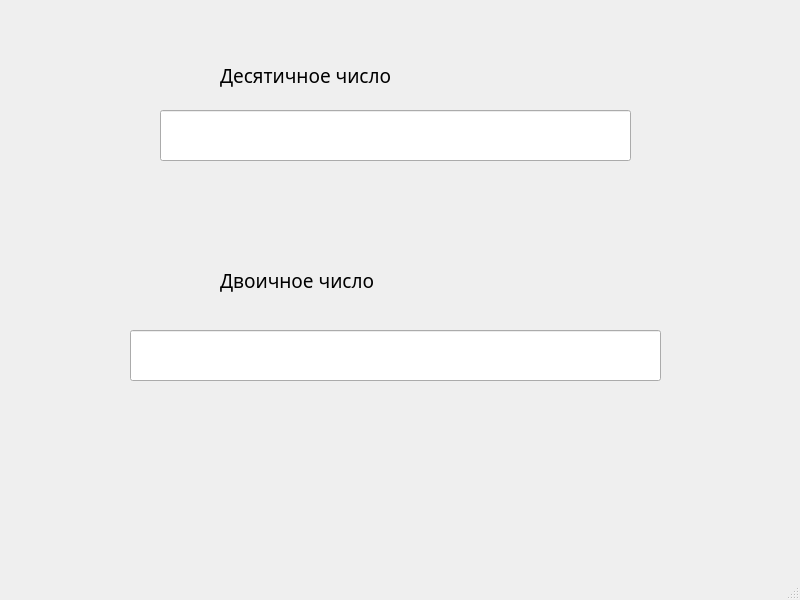
<?xml version="1.0" encoding="UTF-8"?>
<ui version="4.0">
 <class>MainWindow</class>
 <widget class="QMainWindow" name="MainWindow">
  <property name="geometry">
   <rect>
    <x>0</x>
    <y>0</y>
    <width>800</width>
    <height>600</height>
   </rect>
  </property>
  <property name="font">
   <font>
    <family>Titillium Web</family>
    <pointsize>14</pointsize>
   </font>
  </property>
  <property name="windowTitle">
   <string>MainWindow</string>
  </property>
  <widget class="QWidget" name="centralwidget">
   <widget class="QLabel" name="label">
    <property name="geometry">
     <rect>
      <x>220</x>
      <y>50</y>
      <width>371</width>
      <height>51</height>
     </rect>
    </property>
    <property name="text">
     <string>Десятичное число</string>
    </property>
   </widget>
   <widget class="QLineEdit" name="System_10_line">
    <property name="geometry">
     <rect>
      <x>160</x>
      <y>110</y>
      <width>471</width>
      <height>51</height>
     </rect>
    </property>
   </widget>
   <widget class="QLineEdit" name="System_2_line">
    <property name="geometry">
     <rect>
      <x>130</x>
      <y>330</y>
      <width>531</width>
      <height>51</height>
     </rect>
    </property>
    <property name="readOnly">
     <bool>true</bool>
    </property>
   </widget>
   <widget class="QLabel" name="label_2">
    <property name="geometry">
     <rect>
      <x>220</x>
      <y>250</y>
      <width>351</width>
      <height>61</height>
     </rect>
    </property>
    <property name="text">
     <string>Двоичное число</string>
    </property>
   </widget>
  </widget>
  <widget class="QMenuBar" name="menubar">
   <property name="geometry">
    <rect>
     <x>0</x>
     <y>0</y>
     <width>800</width>
     <height>49</height>
    </rect>
   </property>
  </widget>
  <widget class="QStatusBar" name="statusbar"/>
 </widget>
 <resources/>
 <connections/>
</ui>
